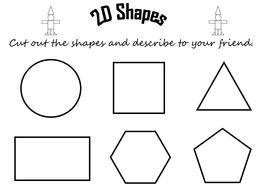
#> input picture SelfDrivingCar/images/Shapes.png, 269 x 190 px
$ jupyter execute --allow-errors Identifier.ipynb
#> lines starting #> are read from the running program, lines starting #| are printed output that depends on the picture; after the words box and inside, x2 and y2 are one past the last pixel; in counts of white or black regions, pixels touching at a corner belong together
[cell 1]
import numpy as np
import cv2
image = cv2.imread('./images/Shapes.png')
#> image is the input picture: shape (190, 269, 3); min 0, max 255, mean 241.2

def imageMain(image):
    gray = cv2.cvtColor(image,cv2.COLOR_BGR2GRAY)
    ret,thresh = cv2.threshold(gray,127,255,1)
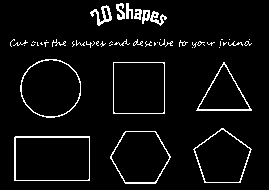
#> thresh: shape (190, 269); 5.1% white in thin lines or dots, all inside (x1, y1, x2, y2) = (10, 3, 252, 184)
    #get Contours
    contours,hierarchy = cv2.findContours(thresh.copy(),cv2.RETR_LIST, cv2.CHAIN_APPROX_NONE)
#> contours = 69 contours, 51 with area under 20; largest, box (x1, y1, x2, y2) and area: (14, 136, 90, 181) 3300, (15, 137, 90, 181) 3178, (20, 59, 81, 118) 2744, (21, 59, 81, 117) 2638, (113, 62, 165, 114) 2601
    for cnt in contours:
        approx = cv2.approxPolyDP(cnt,0.01*cv2.arcLength(cnt,True),True)
        if len(approx) == 3:
            shape_name = "Triangle"
            cv2.drawContours(image,[cnt],0,(0,255,0),-1)
            M = cv2.moments(cnt)
            cx = int(M['m10'] / M['m00'])
            cy = int(M['m01'] / M['m00'])
            cv2.putText(image,shape_name,(cx-50,cy), cv2.FONT_HERSHEY_SIMPLEX, 1, (0,0,0), 1)
        elif len(approx) == 4:
            x,y,w,h = cv2.boundingRect(cnt)
            M = cv2.moments(cnt)
            cx = int(M['m10'] / M['m00'])
            cy = int(M['m01'] / M['m00'])
            if abs(w-h) <=3:
                shape_name = "Square"
                cv2.drawContours(image,[cnt],0,(0,125,255),-1)
                cv2.putText(image,shape_name,(cx-50,cy), cv2.FONT_HERSHEY_SIMPLEX, 1, (0,0,0), 1)
            else:
                shape_name = "Rectangle"
                cv2.drawContours(image,[cnt],0,(0,0,255),-1)
                M = cv2.moments(cnt)
                cx = int(M['m10'] / M['m00'])
                cy = int(M['m01'] / M['m00'])
                cv2.putText(image,shape_name,(cx-50,cy), cv2.FONT_HERSHEY_SIMPLEX, 1, (0,0,0), 1)
        elif len(approx) == 10:
            shape_name = "Star"
            cv2.drawContours(image,[cnt],0,(255,255,0),-1)
            M = cv2.moments(cnt)
            cx = int(M['m10'] / M['m00'])
            cy = int(M['m01'] / M['m00'])
            cv2.putText(image,shape_name,(cx-50,cy), cv2.FONT_HERSHEY_SIMPLEX, 1, (0,0,0), 1)
        elif len(approx) >= 15:
            shape_name = "Circle"
            cv2.drawContours(image,[cnt],0,(0,255,255),-1)
            M = cv2.moments(cnt)
            cx = int(M['m10'] / M['m00'])
            cy = int(M['m01'] / M['m00'])
            cv2.putText(image,shape_name,(cx-50,cy), cv2.FONT_HERSHEY_SIMPLEX, 1, (0,0,0), 1)
            cv2.imshow('Identifing shapes',image)
            cv2.waitKey(0)
#> this loop made 41 passes
#> (approx, x, y, w, h, shape_name) on passes 1, 2, 7, 8, 10, 25, 27: ([[15, 138], [88, 137], [89, 178], [16, 180]], 15, 137, 75, 44, 'Rectangle'), ([[14, 137], [14, 180], [89, 180], [89, 136]], 14, 136, 76, 45, 'Rectangle'), ([[223, 64], [248, 105], [248, 109], [198, 108]], 198, 64, 52, 46, 'Rectangle'), ([[113, 63], [162, 62], [164, 111], [115, 113]], 113, 62, 52, 52, 'Square'), ([[113, 62], [113, 113], [164, 113], [164, 62]], 113, 62, 52, 52, 'Square'), ([[170, 42], [171, 41], [172, 42], [171, 43]], 170, 41, 3, 3, 'Square'), ([[154, 42], [154, 45], [155, 44], [155, 43]], 154, 42, 2, 4, 'Square')
#> (approx, x, y, w, h) on pass 41: ([[112, 42], [111, 41], [109, 43], [111, 41]], 109, 41, 4, 3)
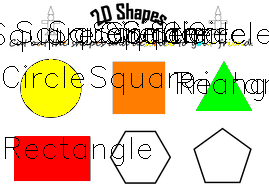
#> image: shape (190, 269, 3); mean B, G, R 182.9, 209.3, 225.2

#> (the rest of this cell did not finish here and is left out)

$ run again, with SelfDrivingCar/images/ChildDraw.jpg saved as SelfDrivingCar/images/Shapes.png
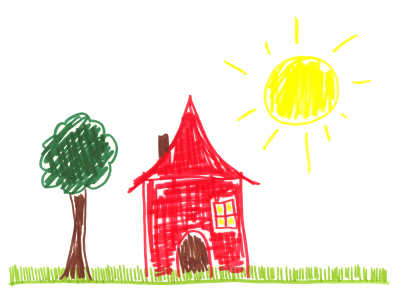
#> input picture SelfDrivingCar/images/ChildDraw.jpg, 405 x 296 px
#> image is the input picture: shape (296, 405, 3); mean B, G, R 214.4, 227.2, 243
#> in imageMain, `ret,thresh = cv2.threshold(gray,127,255,1)`:
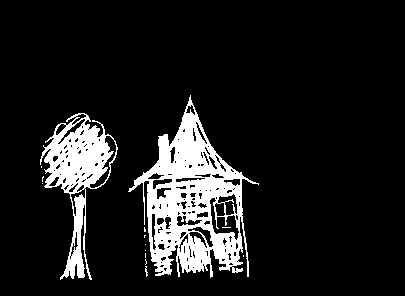
#> thresh: shape (296, 405); 11.7% white; 14 white regions (12 under 20 px)
#> contours = 177 contours, 128 with area under 20; largest, box (x1, y1, x2, y2) and area: (128, 95, 259, 278) 11518, (40, 113, 118, 280) 4994, (209, 197, 240, 241) 520, (89, 135, 117, 189) 367, (217, 193, 238, 216) 264
#> the loop in imageMain, `for cnt in contours:` made 177 passes
#> (approx, x, y, w, shape_name) on passes 2, 8, 9, 26, 40: ([[192, 267], [193, 266], [194, 267], [193, 268]], 192, 266, 3, 'Square'), ([[160, 262], [161, 261], [162, 262], [161, 263]], 160, 261, 3, 'Square'), ([[236, 261], [237, 260], [238, 261], [237, 262]], 236, 260, 3, 'Square'), ([[224, 246], [225, 245], [226, 246], [225, 247]], 224, 245, 3, 'Square'), ([[145, 235], [144, 235], [144, 237], [144, 236]], 144, 235, 2, 'Square')
#> after the loop in imageMain, `for cnt in contours:`:
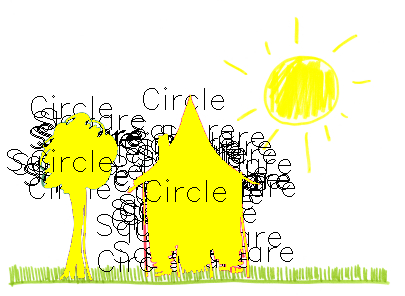
#> image: shape (296, 405, 3); 18.56% of pixels changed, all inside (x1, y1, x2, y2) = (7, 87, 295, 280)
